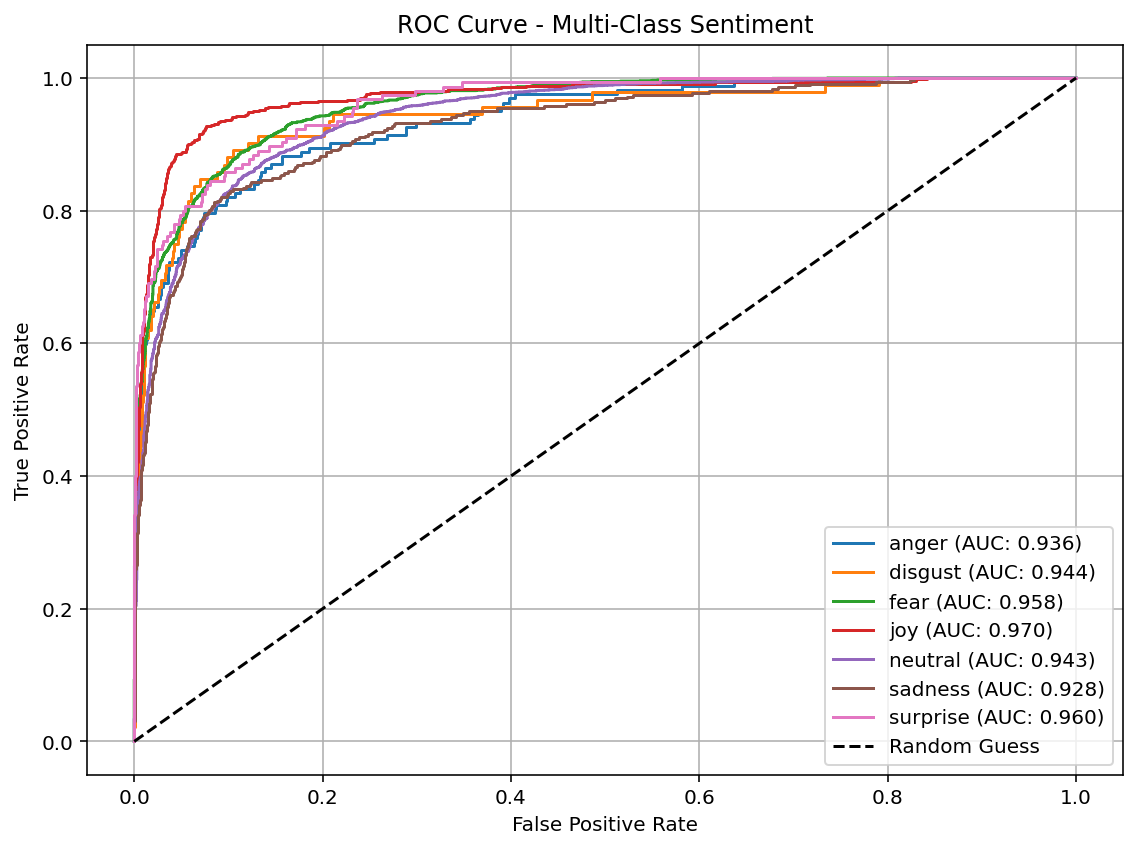

Python code for this plot:
import pandas as pd
import torch
import numpy as np
from sklearn.model_selection import train_test_split
from sklearn.preprocessing import LabelEncoder, label_binarize
from sklearn.metrics import roc_auc_score, roc_curve
from transformers import AutoTokenizer, AutoModelForSequenceClassification
from datasets import Dataset
import matplotlib.pyplot as plt
from torch.nn.functional import softmax

# MODELİ YÜKLE
model_path = "./deberta_sentiment_final_model"  # sentiment modeli ise bunu kullan
model = AutoModelForSequenceClassification.from_pretrained(model_path)
tokenizer = AutoTokenizer.from_pretrained(model_path)
model = model.to("cuda" if torch.cuda.is_available() else "cpu")
model.eval()

# VERİYİ YÜKLE
df = pd.read_excel("../MonkeyPox.xlsx")
df = df[['Translated Post Description', 'Sentiment']].dropna()
df['Translated Post Description'] = df['Translated Post Description'].apply(lambda x: " ".join(str(x).split()[:250]))
df['Sentiment'] = df['Sentiment'].str.lower().str.strip()

# LABEL ENCODE
le = LabelEncoder()
df['label'] = le.fit_transform(df['Sentiment'])

# TEST VERİSİ
X_train, X_test, y_train, y_test = train_test_split(
    df['Translated Post Description'],
    df['label'],
    test_size=0.1,
    stratify=df['label'],
    random_state=42
)

# TOKENİZASYON
test_ds = Dataset.from_dict({"text": X_test.tolist(), "label": y_test.tolist()})
test_ds = test_ds.map(lambda x: tokenizer(x['text'], padding="max_length", truncation=True, max_length=512), batched=True)

# MODEL İLE TAHMİN
all_logits = []
model.eval()
with torch.no_grad():
    for i in range(0, len(test_ds), 16):
        batch = test_ds[i:i+16]
        inputs = {
            'input_ids': torch.tensor(batch['input_ids']).to(model.device),
            'attention_mask': torch.tensor(batch['attention_mask']).to(model.device)
        }
        outputs = model(**inputs)
        all_logits.append(outputs.logits.cpu().numpy())

# SONUÇLARI HAZIRLA
all_logits = np.concatenate(all_logits, axis=0)
probs = softmax(torch.tensor(all_logits), dim=1).numpy()
num_labels = model.config.num_labels

# ROC AUC
if num_labels == 2:
    auc = roc_auc_score(y_test, probs[:, 1])
    fpr, tpr, _ = roc_curve(y_test, probs[:, 1])
    plt.figure(figsize=(7, 6))
    plt.plot(fpr, tpr, label=f"ROC AUC = {auc:.4f}", linewidth=2)
    plt.plot([0, 1], [0, 1], linestyle="--", color="gray", label="Random Guess")
    plt.xlabel("False Positive Rate")
    plt.ylabel("True Positive Rate")
    plt.title("ROC Curve - Binary")
    plt.legend()
    plt.grid(True)
    plt.tight_layout()
    plt.show()

else:
    y_test_binarized = label_binarize(y_test, classes=np.arange(num_labels))
    auc = roc_auc_score(y_test_binarized, probs, multi_class="ovo", average="macro")

    plt.figure(figsize=(8, 6))
    for i in range(num_labels):
        fpr, tpr, _ = roc_curve(y_test_binarized[:, i], probs[:, i])
        plt.plot(fpr, tpr, label=f"{le.classes_[i]} (AUC: {roc_auc_score(y_test_binarized[:, i], probs[:, i]):.3f})")
    plt.plot([0, 1], [0, 1], 'k--', label="Random Guess")
    plt.xlabel("False Positive Rate")
    plt.ylabel("True Positive Rate")
    plt.title("ROC Curve - Multi-Class Sentiment")
    plt.legend()
    plt.grid(True)
    plt.tight_layout()
    plt.show()

print(f"\n✅ ROC AUC Skoru (macro average): {auc:.4f}")
